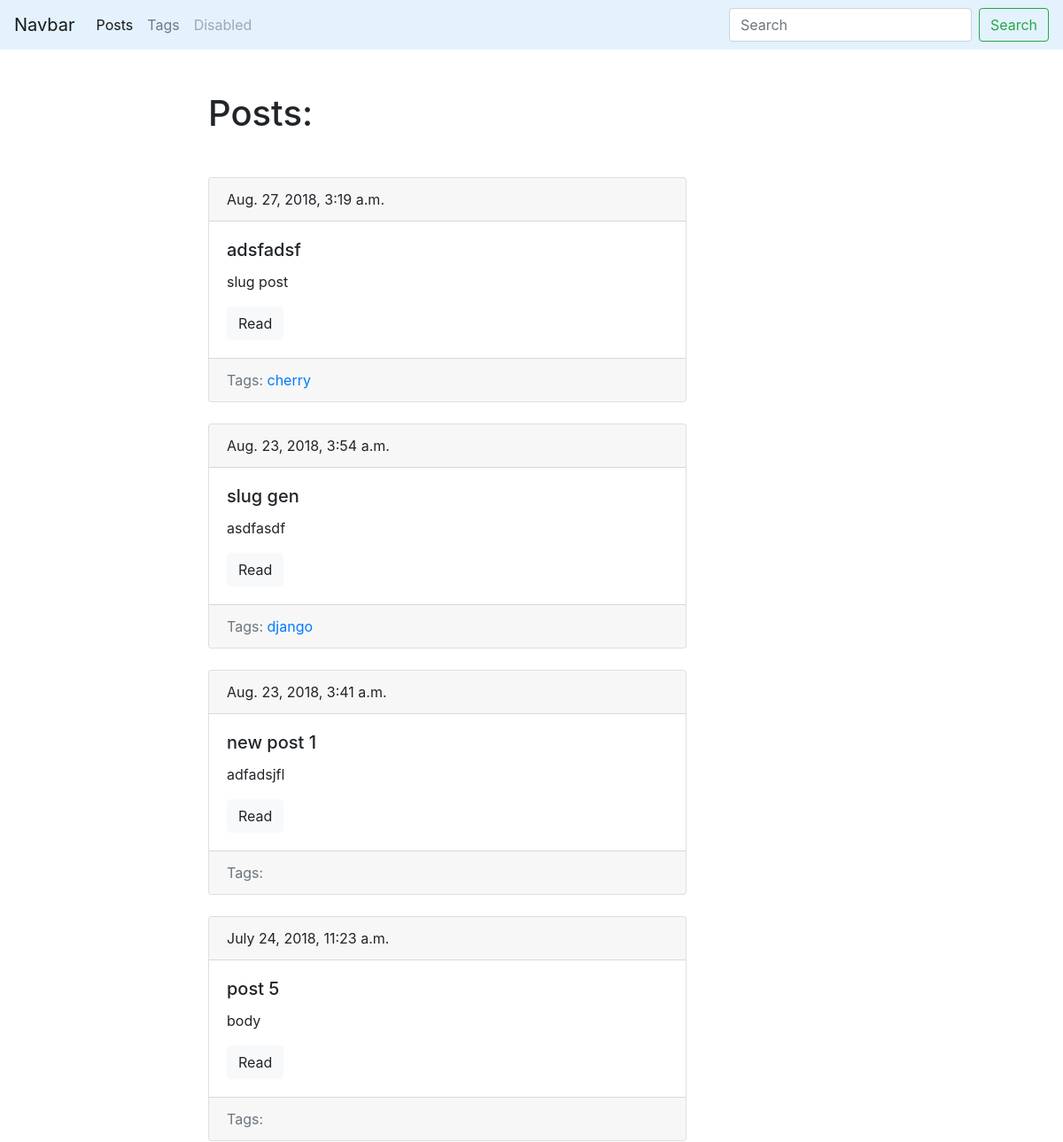
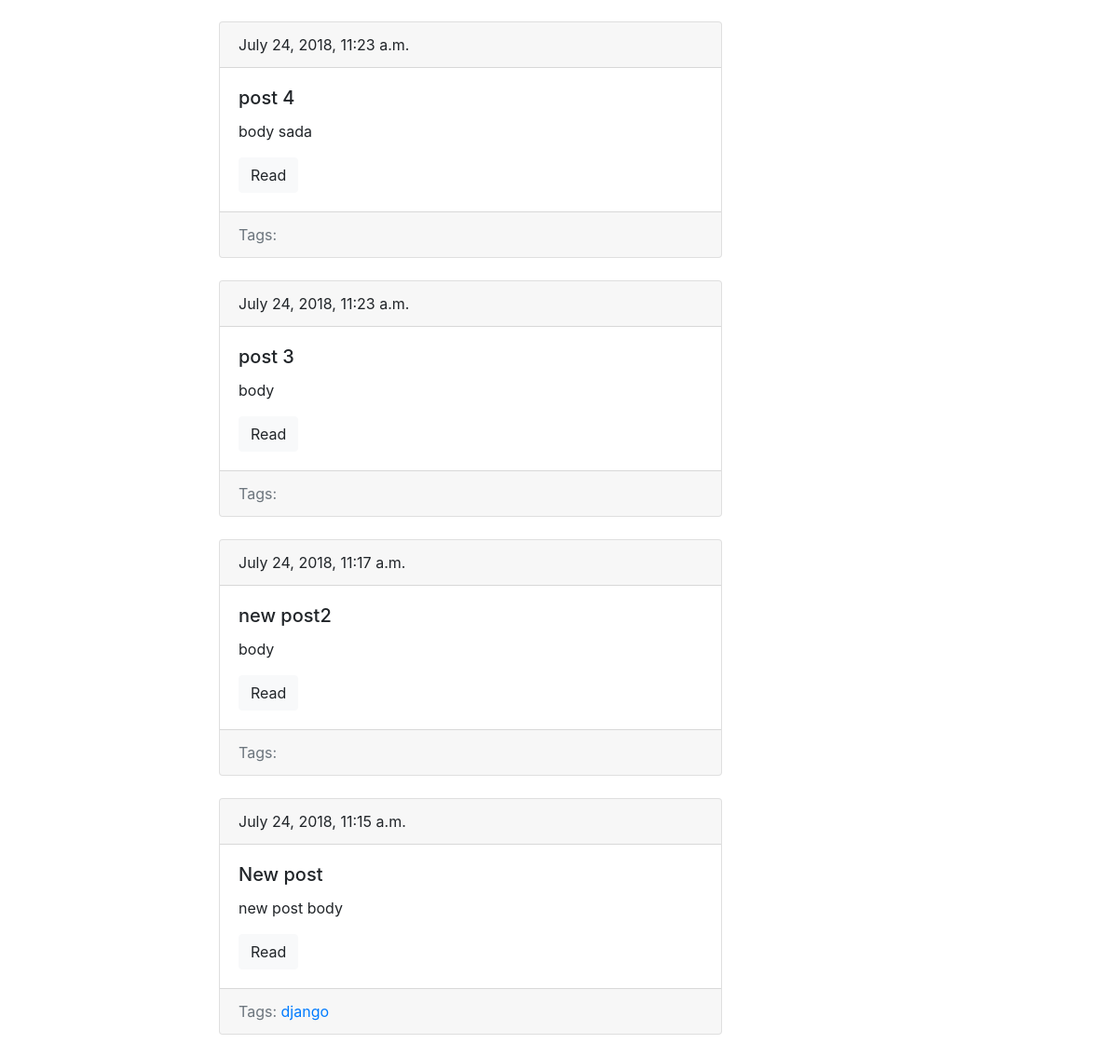
Screenshot of /blog/ with the database file from the repository (2 pictures, top to bottom).
### blog/models.py (models this page shows, shortened)
class Post(models.Model):
    title = models.CharField(max_length=150, db_index=True)
    slug = models.SlugField(max_length=150, unique=True)
    body = models.TextField(blank=True, db_index=True)
    tags = models.ManyToManyField('Tag', blank=True, related_name='posts')
    date_pub = models.DateTimeField(auto_now_add=True)
    def get_absolute_url(self):
        return reverse('post_detail_url', kwargs={'slug': self.slug})
    class Meta:
        ordering = ['-date_pub']

class Tag(models.Model):
    title = models.CharField(max_length=50)
    slug = models.SlugField(max_length=50, unique=True)
    def get_absolute_url(self):
        return reverse('tag_detail_url', kwargs={'slug': self.slug})
    class Meta:
        ordering = ['title']

### blog/views.py (the view)
# urls.py: path('', posts_list, name='posts_list_url'),
def posts_list(request):
    search_query = request.GET.get('search', '')
    if search_query:
        posts = Post.objects.filter(Q(title__icontains=search_query) | Q(body__icontains=search_query))
    else:
        posts = Post.objects.all()
    paginator = Paginator(posts, 10)
    page_number = request.GET.get('page', 1)
    page = paginator.get_page(page_number)
    is_paginated = page.has_other_pages()
    if page.has_previous():
        prev_url = '?page={}'.format(page.previous_page_number())
    else:
        prev_url = ''
    if page.has_next():
        next_url = '?page={}'.format(page.next_page_number())
    else:
        next_url = ''
    context = {
        'page_object': page,
        'is_paginated': is_paginated,
        'next_url': next_url,
        'prev_url': prev_url
    }
    return render(request, 'blog/index.html', context=context)

### blog/templates/blog/index.html (shortened to what this page needs)
{% extends 'blog/base_blog.html' %}
{% block content %}
    <h1 class="mb-5">Posts:</h1>
    {% for post in page_object.object_list %}
        {% include 'blog/includes/post_card_template.html' %}
    {% endfor %}
{% endblock %}

### blog/templates/blog/includes/post_card_template.html
<div class="card mb-4">
    <div class="card-header">
        {{ post.date_pub }}
    </div>
    <div class="card-body">
        <h5 class="card-title">{{ post.title }}</h5>
        <p class="card-text">{{ post.body|truncatewords:15 }}</p>
        <a href="{{ post.get_absolute_url }}" class="btn btn-light">Read</a>
    </div>
    <div class="card-footer text-muted">
        Tags:
        {% for tag in post.tags.all %}
            <a href="{{ tag.get_absolute_url }}">{{ tag.title }}</a>
        {% endfor %}
    </div>
</div>

### rows the page displays
Post: date_pub "Aug. 27, 2018, 3:19 a.m.", title "adsfadsf", body "slug post"
Tag: title "cherry"
Post: date_pub "Aug. 23, 2018, 3:54 a.m.", title "slug gen", body "asdfasdf"
Tag: title "django"
Post: date_pub "Aug. 23, 2018, 3:41 a.m.", title "new post 1", body "adfadsjfl"
Post: date_pub "July 24, 2018, 11:23 a.m.", title "post 5", body "body"
Post: date_pub "July 24, 2018, 11:23 a.m.", title "post 4", body "body sada"
Post: date_pub "July 24, 2018, 11:23 a.m.", title "post 3", body "body"
Post: date_pub "July 24, 2018, 11:17 a.m.", title "new post2", body "body"
Post: date_pub "July 24, 2018, 11:15 a.m.", title "New post", body "new post body"
